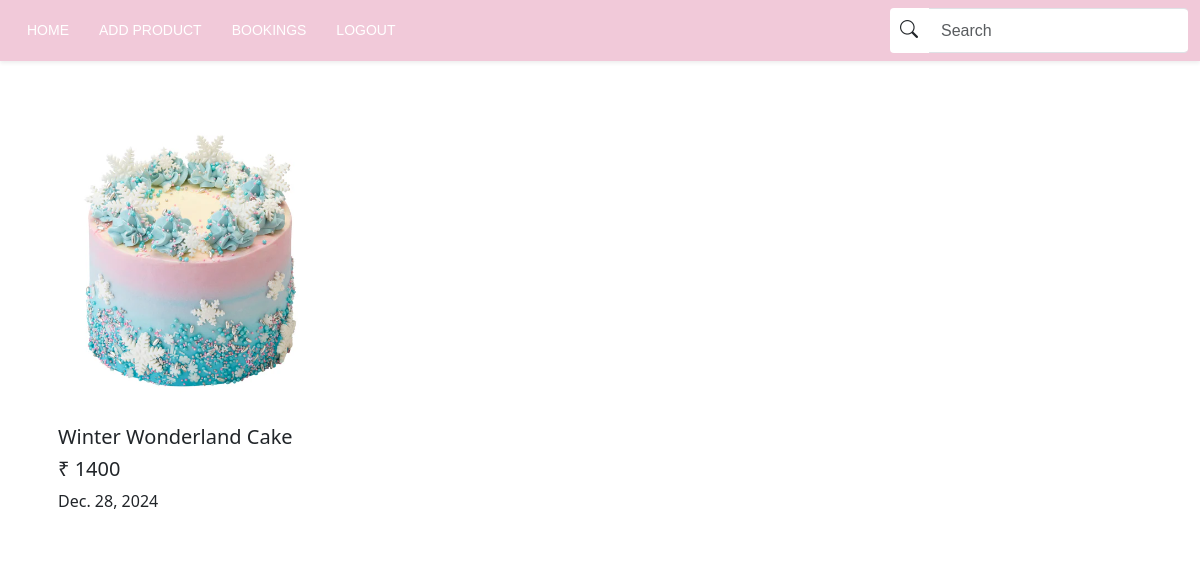
/bookings, run on an earlier commit of the app's database.
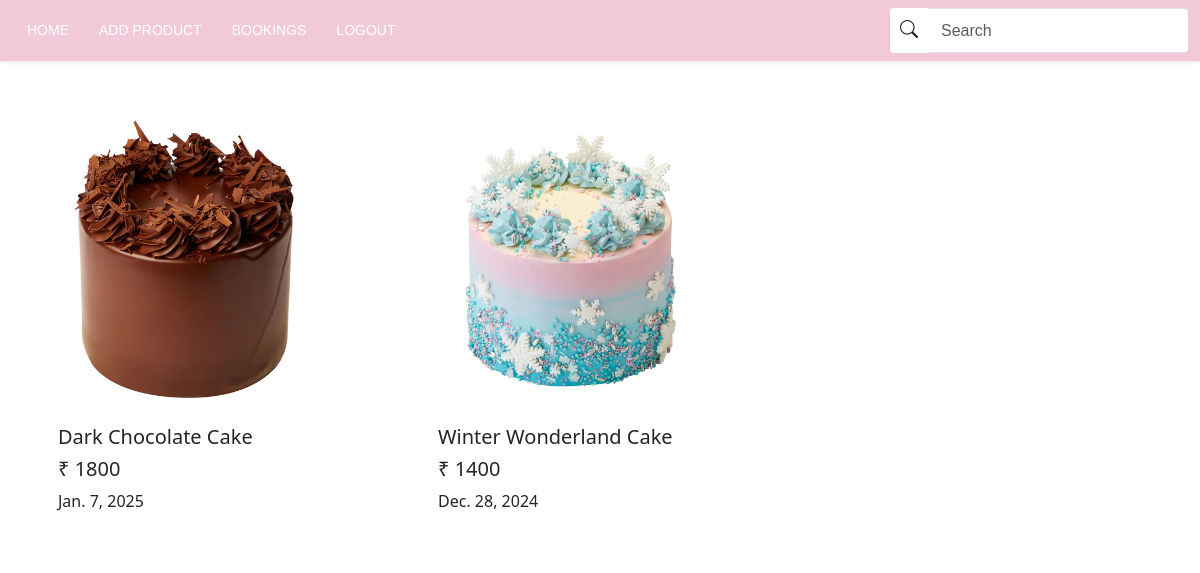
And on a later commit of the database.
### app/models.py (models this page shows, shortened)
class Buy(models.Model):
    user=models.ForeignKey(User,on_delete=models.CASCADE)
    cake=models.ForeignKey(Cake,on_delete=models.CASCADE)
    price=models.IntegerField()
    date=models.DateField(auto_now_add=True)
    address = models.ForeignKey(Address, on_delete=models.CASCADE)

class Cake(models.Model):
    name=models.CharField(max_length=100)
    price=models.IntegerField()
    img=models.FileField()
    quantity=models.TextField()
    colour=models.TextField()
    category=models.ForeignKey(Category,on_delete=models.CASCADE)
    description=models.TextField()

### app/views.py (the view)
# urls.py: path('bookings',views.bookings),
def bookings(req):
    bookings=Buy.objects.all()[::-1][:10]
    return render(req,'shop/bookings.html',{'data':bookings})

### templates/shop/bookings.html (shortened to what this page needs)
<!DOCTYPE html>
<html lang="en">
<head>
    <link href="https://cdn.jsdelivr.net/npm/bootstrap@5.3.3/dist/css/bootstrap.min.css" rel="stylesheet">
    <link rel="stylesheet" href="https://cdn.jsdelivr.net/npm/bootstrap-icons@1.11.3/font/bootstrap-icons.min.css">
</head>
<body>
    <nav class="navbar navbar-expand-sm navbar-light shadow-sm" style="background-color:#f1c9d9 ;" >
      <div class="container-fluid">
          <div class="collapse navbar-collapse" id="navbarNav">
              <ul class="navbar-nav me-auto mb-2 mb-sm-0">
                  <li class="nav-item">
                      <a class="nav-link active" aria-current="page" href="javascript:void(0)">HOME</a>
                  </li>
                  <li class="nav-item">
                      <a class="nav-link" href="add_cake">ADD PRODUCT</a>
                  </li>
                  <li class="nav-item">
                      <a class="nav-link" href="bookings">BOOKINGS</a>
                  </li>
                  <li class="nav-item">
                    <a class="nav-link" href="logout">LOGOUT</a>
                </li>
              </ul>
              <form class="d-flex">
                <div class="input-group">
                    <button class="btn " type="submit" style="background-color: white;">
                        <i class="bi bi-search"></i>
                    </button>
                    <input class="form-control" type="text" placeholder="Search" aria-label="Search">
                </div>
            </form>
          </div>
      </div>
  </nav>
  <br><br>
    <div class="container">
        <div class="row">
            {% for i in data %}
            <div class="col-lg-4">
                <div class="card">
                    <img src="{{i.cake.img.url}}" alt="" style="width: 300px;height: 300px;">
                    <div class="card-body">
                        <h5> {{i.cake.name}}</h5>
                        <h5>₹ {{i.price}}</h5>
                        <p>{{i.date}}</p>
                    </div>
                  </div>
            </div>
            {% endfor %}
        </div>
     </div>
</body>
</html>

### templates/shop/bookings.html (style rules this page uses)
.navbar { font-family: 'Arial', sans-serif; }
.navbar .navbar-nav .nav-item .nav-link { color: white; font-size: 14px; padding-left: 15px; padding-right: 15px; transition: color 0.3s ease-in-out; }
.custom-container, .card, .card-img-top { border: none; }
.input-group { width: 100%; max-width: 500px; }
.input-group .form-control { padding-right: 40px; border-right: none; border-radius: 0.25rem; }
.input-group .btn { border-left: none; background-color: #f8f9fa; border-radius: 0.25rem; padding: 8px 10px; width: auto; min-width: 35px; height: 100%; }
.input-group .btn i { font-size: 18px; }

What changed in the data, as far as the page shows it:
added Buy: cake.img (picture), cake.name "Dark Chocolate Cake", price "1800", date "Jan. 7, 2025"
